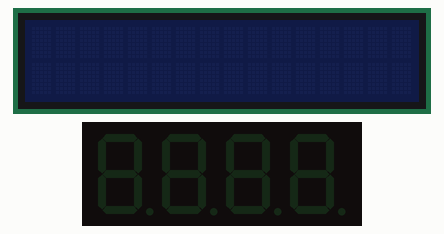
Recording of a sketch running on a simulated Arduino Uno, built with avr-gcc and run on an emulated ATmega328P. Parts: 16×2 character LCD, 4-digit seven-segment display.

Above: at 0.1 s.
At 1.6 s:
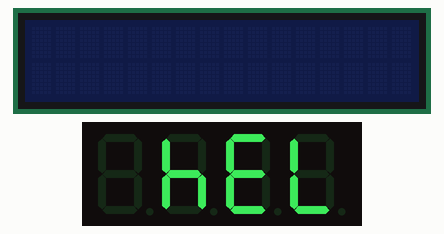
At 3.6 s:
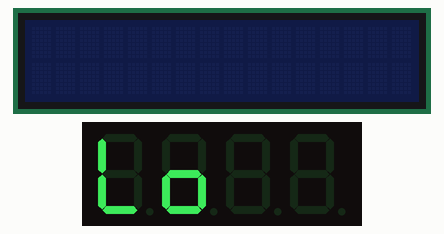
At 7.6 s:
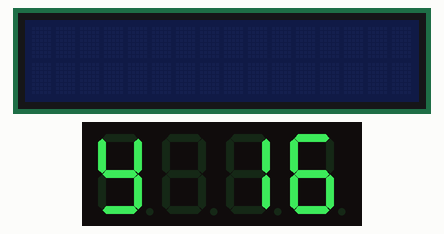
At 11.6 s:
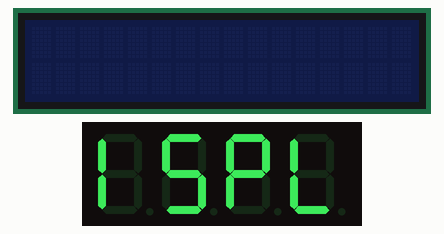
At 15.7 s:
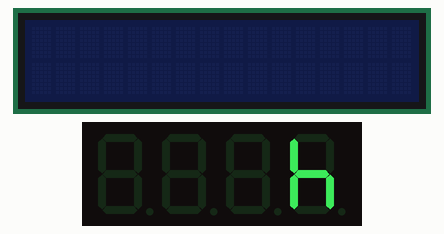

Measured:
- by itself, everything shown: repeats every 15.0 s, in 29 steps
- what the display in image 1 shows lasts 0.5 s, from 1.6 s to 2.1 s

The sketch:

sketch_nov10a.ino
```cpp
#include <ArduinoJson.h>
#include <EEPROM.h>
#include <Wire.h>
#include <LiquidCrystal_I2C.h>
#include <LCD_1602_RUS.h>
#include "GyverTM1637.h"


LiquidCrystal_I2C lcd(0x27,16,2);  // Устанавливаем дисплей
LCD_1602_RUS lcd_ru(0x27,16,2); // присваиваем имя LCD для дисплея


// Define the pins for TM1637 (CLK, DIO)
GyverTM1637 disp(2, 4);
//GyverTM1637 disp(7, 8);


void setup()
{
  Serial.begin(9600);
  lcd_ru.init();
  lcd_ru.noBacklight();

  disp.clear();        // очистить
  disp.brightness(0);  // яркость 0-7
  //disp.displayByte(_H, _E, _L, _L);  // вывести текст
  //delay(2000);
  //disp.displayInt(1234);      // вывести чисел

  //delay(2000);
  //disp.displayClock(16, 37);  // вывести часы и минуты
  //delay(2000);
  //displayStringOnTM1637("ABCDS");
  //uint8_t segments[] = {B01111110, B00000100, B10110110, B10011110}; // Пример значений для сегментов
  //disp.displayByte(segments);
    //uint8_t segments[] = {1, 1, 1, 1, 0, 1, 1, 0};
    //disp.display(segments, sizeof(segments) / sizeof(segments[0]));
    //byte values[] = {3, 5, 9, 0};
    //disp.display(values);

    //byte values[] = {7, 7};
    //disp.display(0, 0);
    /*for (int i = -100; i < 101; ++i)
    {
      //disp.display(0, i);
      disp.displayInt(i);
      delay(500);
    }*/
    /*for (int i = 0; i < 255; ++i)
    {
      disp.displayByte(i);
      delay(50);
    }*/

    //disp.display(0, 'A');
    //disp.display("AAAA");
    //displayStringOnTM1637("ABCDEF");
    //uint8_t segments[] = {B00000001, 0, 0, 0}; // Пример значений для сегментов
    //disp.displayByte(_H, _empty, _empty, _empty);
    //disp.displayByte(0x77, _empty, _empty, _empty);
    //disp.displayByte(0x57, _empty, _empty, _empty);
    //disp.displayByte(0x57, _empty, _empty, _empty);
    //int segments_[] = {1, 2, 3, 4, 5};
    //int combinedValue = CombineSegments(segments_);
    //disp.displayByte(combinedValue, 0, 0, 0);
    //digitalWrite(5, HIGH);

    //displayStringOnTM1637("ABCD");
    //delay(5000);
}
void loop() {
  // мигаем двоеточием дисплея
  /*disp.point(0);
  delay(500);
  disp.point(1);
  delay(500);*/
  //runningText();
  String AlphaKeyU = "ABCDEFGHIJKLMNOPQRSTUVWXYZ";
  String AlphaKeyL = "abcdefghijklmnopqrstuvwxyz";
  String Other = "0123456789-_= ";
  String _out = "ABCDEFGHIJKLMNOPQRSTUVWXYZ0123456789-_= ";

  //disp.displayByte(CombineSegments("a"), 0, 0, 0);
  //disp.displayByte(getDisplayChar('A'), 0, 0, 0);
  //disp.displayByte(getDisplayChar(AlphaKeyU[0]), 0, 0, 0);
  //disp.displayByte(getDisplayChar('~'), 0, 0, 0);

  /*int sz = _out.length();
  for (int i = 0; i < sz; i++)
  {
    int tmp = getDisplayChar(_out[i]);
    disp.displayByte(tmp, 0, 0, 0);
    delay(1000);
  }*/
  _out = "hello  enjoy 1637 display";
  runningTextDK(_out, 500);
}


//~~~~~~~~~~~~~~~~~~~~~~~~~~~~~~~~~~~~~~~~~~7SEGMENT~~~~~~~~~BY~DIKTOR~~~~~~
// Функция, возвращающая значение для включения сегмента по указанному номеру
int GetInt(int segmentNumber)
{
    /*
     _a_
   f|   |b
    |_g_|
   e|   |c
    |_d_|
  */
  // mask B ~ G F E D C B A  // 0 disabled 1 enabled

  // В зависимости от номера сегмента возвращаем соответствующее значение
  switch (segmentNumber) {
    case 1:
      return B00000001; // A
    case 2:
      return B00000010; // B
    case 3:
      return B00000100; // C
    case 4:
      return B00001000; // D
    case 5:
      return B00010000; // E
    case 6:
      return B00100000; // F
    case 7:
      return B01000000; // G
    default:
      return 0; // Возвращаем 0 для выключения всех сегментов
  }
}

int GetInt(char segmentChar)
{
  char lowercaseChar = tolower(segmentChar);
  switch (lowercaseChar) {
    case 'a':
      return B00000001; // A
    case 'b':
      return B00000010; // B
    case 'c':
      return B00000100; // C
    case 'd':
      return B00001000; // D
    case 'e':
      return B00010000; // E
    case 'f':
      return B00100000; // F
    case 'g':
      return B01000000; // G
    default:
      return 0;
  }
}

int CombineSegments(const String& segmentString) // "abcdefg"
{
  int result = 0;
  for (char segmentChar : segmentString) {
    result |= GetInt(segmentChar);
  }
  return result;
}

//size_t seg_sz = sizeof(segments) / sizeof(segments[0]);
int CombineSegments(const int segments[], size_t seg_sz)
{
  int result = 0;
  for (size_t i = 0; i < seg_sz; ++i) {
    result |= GetInt(segments[i]);
  }
  return result;
}

//uint8_t getDisplayChar(char c)
int getDisplayChar(char c)
{
  /*
     _a_
   f|   |b
    |_g_|
   e|   |c
    |_d_|
  */
  // mask B ~ G F E D C B A  // 0 disabled 1 enabled

  // GetInt(char segmentChar)
  // int CombineSegments(String segmentString) // "abcdefg"
  c = tolower(c);
  switch (c)
  {
    /*case 'A': return CombineSegments("abcefg");
    case 'B': return CombineSegments("cdefg");
    case 'C': return CombineSegments("adef");
    case 'D': return CombineSegments("bcdeg");
    case 'E': return CombineSegments("adefg");
    case 'F': return CombineSegments("aefg");
    case 'G': return CombineSegments("abcdfg");
    case 'H': return CombineSegments("cefg");
    case 'I': return CombineSegments("c");
    case 'J': return CombineSegments("bcde");
    case 'K': return CombineSegments("bcefg");
    case 'L': return CombineSegments("def");
    case 'M': return CombineSegments("ace");
    case 'N': return CombineSegments("ceg");
    case 'O': return CombineSegments("cdeg");
    case 'P': return CombineSegments("abefg");
    case 'Q': return CombineSegments("abcfg");
    case 'R': return CombineSegments("eg");
    case 'S': return CombineSegments("acdfg");
    case 'T': return CombineSegments("defg");
    case 'U': return CombineSegments("bcdef");
    case 'V': return CombineSegments("cde");
    case 'W': return CombineSegments("bdf");
    case 'X': return CombineSegments("bcefg");
    case 'Y': return CombineSegments("bcdfg");
    case 'Z': return CombineSegments("abdeg");*/

    case 'a': return CombineSegments("abcefg");
    case 'b': return CombineSegments("cdefg");
    case 'c': return CombineSegments("adef");
    case 'd': return CombineSegments("bcdeg");
    case 'e': return CombineSegments("adefg");
    case 'f': return CombineSegments("aefg");
    case 'g': return CombineSegments("abcdfg");
    case 'h': return CombineSegments("cefg");
    //case 'i': return CombineSegments("c");
    case 'i': return CombineSegments("ef");
    case 'j': return CombineSegments("bcde");
    case 'k': return CombineSegments("bcefg");
    case 'l': return CombineSegments("def");
    case 'm': return CombineSegments("ace");
    case 'n': return CombineSegments("ceg");
    case 'o': return CombineSegments("cdeg");
    case 'p': return CombineSegments("abefg");
    case 'q': return CombineSegments("abcfg");
    case 'r': return CombineSegments("eg");
    case 's': return CombineSegments("acdfg");
    case 't': return CombineSegments("defg");
    case 'u': return CombineSegments("bcdef");
    case 'v': return CombineSegments("cde");
    case 'w': return CombineSegments("bdf");
    case 'x': return CombineSegments("bcefg");
    case 'y': return CombineSegments("bcdfg");
    case 'z': return CombineSegments("abdeg");

    case '0': return CombineSegments("abcdef");
    case '1': return CombineSegments("bc");
    case '2': return CombineSegments("abdeg");
    case '3': return CombineSegments("abcdg");
    case '4': return CombineSegments("bcfg");
    case '5': return CombineSegments("acdfg");
    case '6': return CombineSegments("acdefg");
    case '7': return CombineSegments("abc");
    case '8': return CombineSegments("abcdefg");
    case '9': return CombineSegments("abcdfg");

    case '-': return CombineSegments("g");
    case '_': return CombineSegments("d");
    case '=': return CombineSegments("dg");
    case ' ': return CombineSegments("");
    default: return CombineSegments(""); // Значение по умолчанию (пустой символ)
  }
}

byte* GetDisplayByteArray(String str)
{
  if (str == NULL || str.length() == 0) { return NULL; }
  //str = str.substring(0, min(str.length(), 4));
  //while (str.length() < 4) { str += " "; }

  byte* byteArray = new byte[str.length()];
  for (int i = 0; i < str.length(); i++) { byteArray[i] = getDisplayChar(str[i]); }
  return byteArray; // !! delete[] byteArray;
}
void runningTextDK(const String& str, int _delay)
{
  byte* bytes = GetDisplayByteArray(str);
  disp.runningString(bytes, str.length(), _delay);
  //disp.runningString(bytes, sizeof(bytes), 200);
  delete[] bytes;
}
//~~~~~~~~~~~~~~~~~~~~~~~~~~~~~~~~~~~~~~~~~~~~~~~~~~~~~~~~~~~~~~~~~~~


/*void GyverTM1637::runningString(uint8_t DispData[], byte amount, int delayMs) {
    uint8_t segm_data[amount + 8];    // оставляем место для 4х пустых слотов в начале и в конце
    for (byte i = 0; i < 4; i++) {  // делаем первые 4 символа пустыми
        segm_data[i] = 0x00;
    }
    for (byte i = 0; i < amount; i++) {  // далее забиваем тем что на входе (сам текст строки)
        segm_data[i + 4] = DispData[i];
    }
    for (byte i = amount + 4; i < amount + 8; i++) {  // и последние 4 тоже забиваем пустыми символами
        segm_data[i] = 0x00;
    }
    for (byte i = 0; i <= amount + 4; i++) {   // выводим
        displayByte(segm_data[i], segm_data[i + 1], segm_data[i + 2], segm_data[i + 3]);
        delay(delayMs);
    }
}*/

void runningText() {
  byte welcome_banner[] = {_H, _E, _L, _L, _O, _empty, _empty,
                           _e, _n, _j, _o, _y, _empty, _empty,
                           _1, _6, _3, _7, _empty, _d, _i, _S, _P, _l, _a, _y
                          };
  disp.runningString(welcome_banner, sizeof(welcome_banner), 200);  // 200 это время в миллисекундах!
}
```
